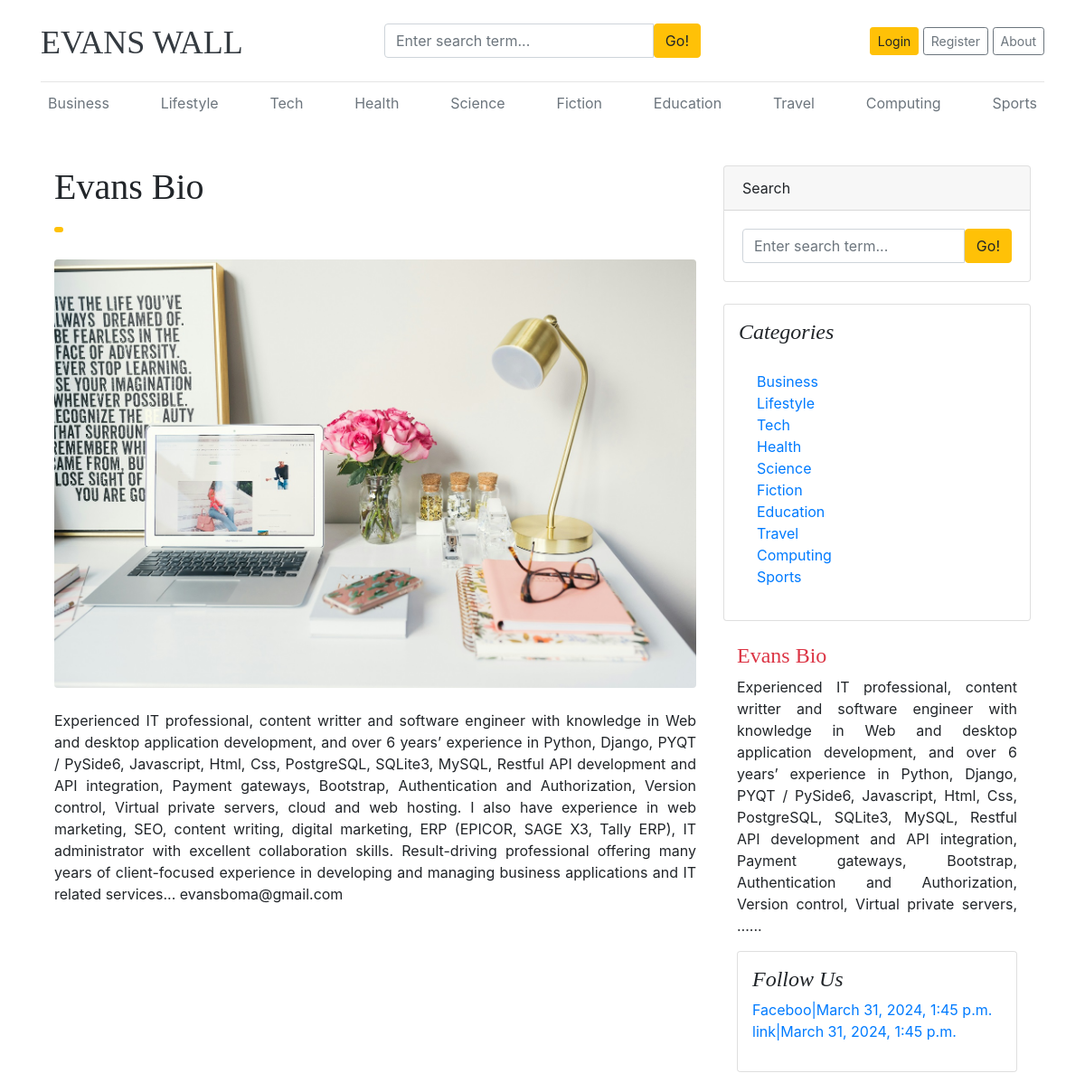
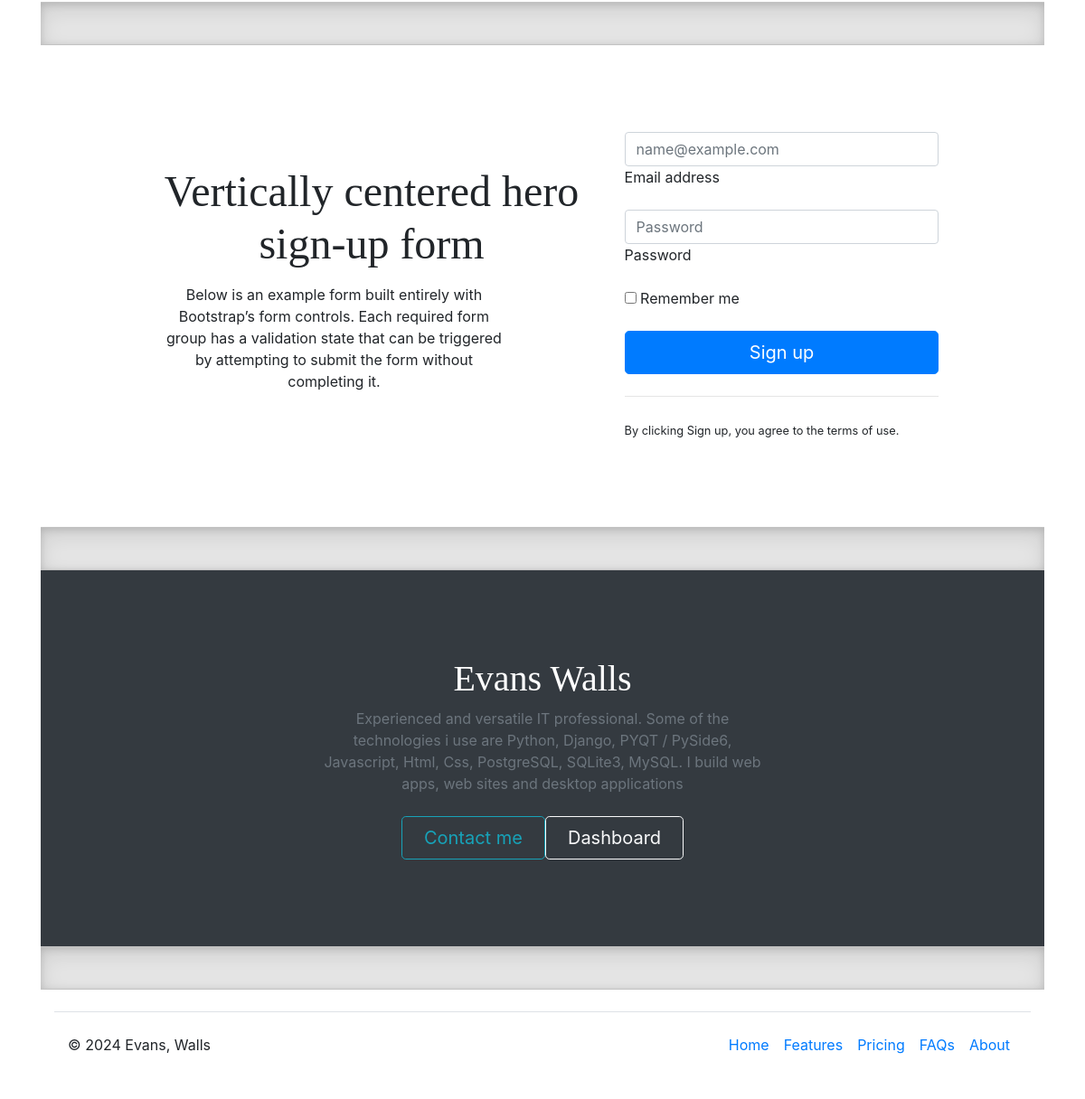
Page /category/about/ on the committed database (2 pictures, top to bottom).
### blogs/models.py (models this page shows, shortened)
class Category(models.Model):
    category_name = models.CharField(max_length = 50, unique=True)
    category_decription = models.CharField(max_length = 150, unique=True, null=True)
    created_at = models.DateTimeField(auto_now_add =True)
    updated_at = models.DateTimeField(auto_now_add =True)
    class Meta:
        verbose_name_plural = 'Categories'

class About(models.Model):
    about_heading = models.CharField(max_length = 25)
    about_descrip = models.TextField(max_length = 4000)
    created_at = models.DateTimeField(auto_now_add = True)
    updated_at = models.DateTimeField(auto_now = True)
    class Meta:
        verbose_name_plural = 'About'

class SocialLink(models.Model):
    platform = models.CharField(max_length =25)
    links = models.URLField(max_length = 100)
    created_at = models.DateTimeField(auto_now_add= True)
    updated_at = models.DateTimeField(auto_now=True)

### blogs/views.py (the view)
# urls.py: path('about/', views.about, name='about'),
def about(request):
    myabout = get_object_or_404(About)
    data = {
        'myabout': myabout,
    }
    return render(request, 'blogs/about.html', data)

### blogs/context_processors.py (called while the page is built)
def get_categories(request):
    categories = Category.objects.all().order_by('-updated_at')
    return dict(categories=categories)

def get_social_links(request):
    social_links = SocialLink.objects.all()
    return dict(social_links=social_links)

def get_about(request):
    theabout = About.objects.all()
    return dict(theabout=theabout)

### templates/blogs/about.html (shortened to what this page needs)
{% extends 'base.html' %}
{% load static %}
{% block content %}
<div class="container mt-5">
    <div class="row">
        <div class="col-lg-8">
            <article>
                <header class="mb-4">
                    <h1 class="fw-bolder mb-1">{{myabout.about_heading}}</h1>
                    <a class="badge bg-warning text-decoration-none text-light" href="#!"> </a>
                </header>
                <figure class="mb-4"><img class="img-fluid rounded" src="{% static 'images/cover.jpg' %}" alt="..." /></figure>
                <section class="mb-5">
                    <p class="fs-5 mb-4 text-justify">{{myabout.about_descrip}}</p>
                    </section>
            </article>
        </div>
        <div class="col-lg-4">
            <div class="card mb-4">
                <div class="card-header">Search</div>
                <div class="card-body">
                    <form action="{% url 'search' %}" method="GET">
                        <div class="input-group">
                          <input class="form-control" type="text" name="keyword" placeholder="Enter search term..." aria-label="Enter search term..." aria-describedby="button-search" />
                          <button type="submit" class="btn btn-warning" id="button-search">Go!</button>
                        </div>
                </div>
            </div>
            <div class="card mb-4 p-3">
                <h4 class="font-italic">Categories</h4>
                <div class="card-body">
                    <div class="row">
                        <div class="col-sm-6">
                            <ul class="list-unstyled mb-0">
                                {% for cat in categories %}
                                <li><a href="{% url 'post_by_category' cat.id %}">{{cat.category_name}}</a></li>
                                {% endfor %}
                            </ul>
                        </div>
                    </div>
                </div>
            </div>
            <div class="col-md-12">
                <div class="position-sticky" style="top: 2rem;">
                  <div class="p-8 mb-3 bg-body-tertiary rounded">
                    {% for i in theabout %}
                    <h4 class="fst-italic"><a href="{% url 'about' %}" class="text-danger"> {{i.about_heading }}</a></h4>
                    <p class="mb-0 text-justify">{{ i.about_descrip | truncatewords:50 }}...</p>
                    {% endfor %}
                  </div>
            {% if social_links %}
            <div class="card mb-4 p-3">
                <h4 class="font-italic">Follow Us</h4>
                <ol class="list-unstyled">
                    {% for i in social_links %}
                    <li><a href="{{i.link}}" target="_blank">{{i.platform}}|{{i.created_at}}</a></li>
                    {% endfor %}
                </ol>
            </div>
            {% endif %}
        </div>
    </div>
</div>
{% include 'includes/footerForm.html' %}
{% endblock %}

### templates/base.html (shortened to what this page needs)
{% load static %}
<!DOCTYPE html>
<html lang="en">
<head>
    <link href="https://getbootstrap.com/docs/4.0/dist/css/bootstrap.min.css" rel="stylesheet">
    <link href="{% static 'css/blog.css' %}" rel="stylesheet">
    <link href="{% static 'css/footer.css' %}" rel="stylesheet">
    <link rel="stylesheet" href="https://cdnjs.cloudflare.com/ajax/libs/font-awesome/4.7.0/css/font-awesome.min.css">
  </head>
<body>
    <div class="container">
      <header class="blog-header py-3">
        <div class="row flex-nowrap justify-content-between align-items-center">
          <div class="col-4 pt-1">
            <a class="blog-header-logo text-dark" href="/">EVANS WALL</a>
          </div>
          <div class="col-4">
            <form action="{% url 'search' %}" method="GET">
              <div class="input-group">
                <input class="form-control" type="text" name="keyword" value="{{thesearchterm}}" placeholder="Enter search term..." aria-label="Enter search term..." aria-describedby="button-search" />
                <button type="submit" class="btn btn-warning" id="button-search">Go!</button>
              </div>
          </form>
          </div>
          <div class="col-4 d-flex justify-content-end align-items-center">
            {% if not user.is_authenticated %}
            <a class="btn btn-sm btn-warning" href="{% url 'login' %}">Login</a> &nbsp;
            <a class="btn btn-sm btn-outline-secondary" href="{% url 'register' %}">Register</a>&nbsp;
            <a class="btn btn-sm btn-outline-secondary" href="{% url 'about' %}">About</a>
            {% endif %}
          </div>
        </div>
      </header>
      <div class="nav-scroller py-1 mb-2">
        <nav class="nav d-flex justify-content-between">
          {% if categories %}
                {% for category in categories %}
                    <a class="p-2 text-muted" href="{% url 'post_by_category' category.id %}">{{ category.category_name }}</a>
                {% endfor %}
                {% else %}
                    <a class="p-2 text-muted" href="#">No Categories</a>
          {% endif %}
        </nav>
      </div>
            {% block content %}
            {% endblock %}
            <div class="b-example-divider"></div>
            <div class="bg-dark text-secondary px-4 py-5 text-center">
              <div class="py-5">
                <h1 class="display-5 fw-bold text-white">Evans Walls</h1>
                <div class="col-lg-6 mx-auto">
                  <p class="fs-5 mb-4">Experienced and versatile IT professional. Some of the technologies i use are  Python, Django, PYQT / PySide6, Javascript, Html, Css, PostgreSQL, SQLite3, MySQL. I build web apps, web sites and desktop applications</p>
                  <div class="d-grid gap-2 d-sm-flex justify-content-sm-center">
                    <a href="{% url 'about' %}" type="button" class="btn btn-outline-info btn-lg px-4 me-sm-3 fw-bold">Contact me</a>
                    <a href="{% url 'dashboards' %}" button type="button" class="btn btn-outline-light btn-lg px-4">Dashboard</a>
                  </div>
                </div>
              </div>
            </div>
            <div class="b-example-divider mb-0"></div>
<div class="container">
    <footer class="d-flex flex-wrap justify-content-between align-items-center py-3 my-4 border-top">
      <p class="col-md-4 mb-0 text-body-secondary">&copy; 2024 Evans, Walls</p>
      <a href="/" class="col-md-4 d-flex align-items-center justify-content-center mb-3 mb-md-0 me-md-auto link-body-emphasis text-decoration-none">
        <svg class="bi me-2" width="40" height="32"><use xlink:href="#bootstrap"/></svg>
      </a>
      <ul class="nav col-md-4 justify-content-end">
        <li class="nav-item"><a href="#" class="nav-link px-2 text-body-secondary">Home</a></li>
        <li class="nav-item"><a href="#" class="nav-link px-2 text-body-secondary">Features</a></li>
        <li class="nav-item"><a href="#" class="nav-link px-2 text-body-secondary">Pricing</a></li>
        <li class="nav-item"><a href="#" class="nav-link px-2 text-body-secondary">FAQs</a></li>
        <li class="nav-item"><a href="{% url 'about' %}" class="nav-link px-2 text-body-secondary">About</a></li>
      </ul>
    </footer>
  </div>
  </body>
</html>

### static/css/blog.css (style rules this page uses)
.blog-header { border-bottom: 1px solid #e5e5e5; }
.blog-header-logo { font-family: "Playfair Display", Georgia, "Times New Roman", serif; font-size: 2.25rem; }
h1, h2, h3, h4, h5, h6 { font-family: "Playfair Display", Georgia, "Times New Roman", serif; }

### static/css/footer.css (style rules this page uses)
.b-example-divider { width: 100%; height: 3rem; background-color: rgba(0, 0, 0, .1); border: solid rgba(0, 0, 0, .15); border-width: 1px 0; box-shadow: inset 0 .5em 1.5em rgba(0, 0, 0, .1), inset 0 .125em .5em rgba(0, 0, 0, .15); }
.bi { vertical-align: -.125em; fill: currentColor; }
.nav-scroller { position: relative; z-index: 2; height: 2.75rem; overflow-y: hidden; }
.nav-scroller .nav { display: flex; flex-wrap: nowrap; padding-bottom: 1rem; margin-top: -1px; overflow-x: auto; text-align: center; white-space: nowrap; -webkit-overflow-scrolling: touch; }

### rows in the picture
Category: category_name "Business"
Category: category_name "Lifestyle"
Category: category_name "Tech"
Category: category_name "Health"
Category: category_name "Science"
Category: category_name "Fiction"
Category: category_name "Education"
Category: category_name "Travel"
Category: category_name "Computing"
Category: category_name "Sports"
About: about_heading "Evans Bio", about_descrip "Experienced IT professional, content writter and software engineer with knowledge in Web and desktop application development, and over 6 years’ experience in Python, Django, PYQT / PySide6, Javascript, Html, Css, PostgreSQL, SQLite3, MySQL, Restful API development and API integration, Payment gateways, Bootstrap, Authentication and Authorization, Version control, Virtual private servers, cloud and web hosting. I also have experience in web marketing, SEO, content writing, digital marketing, ERP (EPICOR, SAGE X3, Tally ERP), IT administrator with excellent collaboration skills. Result-driving professional offering many years of client-focused experience in developing and managing business…", about_descrip "Experienced IT professional, content writter and software engineer with knowledge in Web and desktop application development, and over 6 years’ experience in Python, Django, PYQT / PySide6, Javascript, Html, Css, PostgreSQL, SQLite3, MySQL, Restful API development and API integration, Payment gateways, Bootstrap, Authentication and Authorization, Version control, Virtual private servers, …"
SocialLink: platform "Faceboo", created_at "March 31, 2024, 1:45 p.m."
SocialLink: platform "link", created_at "March 31, 2024, 1:45 p.m."
